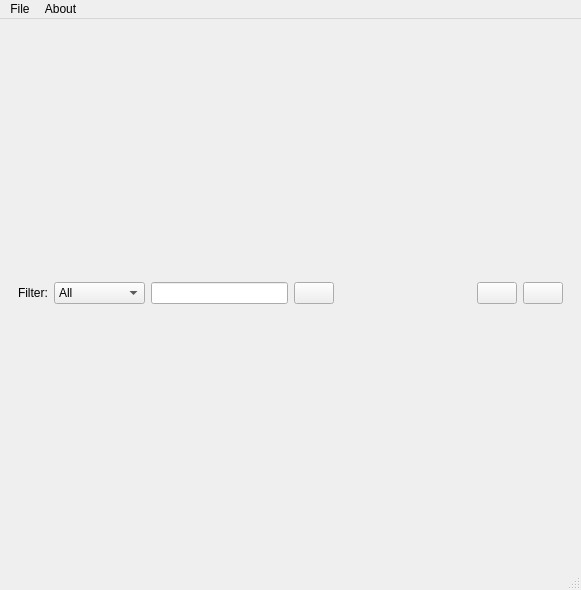
<?xml version="1.0" encoding="UTF-8"?>
<ui version="4.0">
 <class>MainWindow</class>
 <widget class="QMainWindow" name="MainWindow">
  <property name="geometry">
   <rect>
    <x>0</x>
    <y>0</y>
    <width>581</width>
    <height>590</height>
   </rect>
  </property>
  <property name="windowTitle">
   <string>MainWindow</string>
  </property>
  <widget class="QWidget" name="centralwidget">
   <layout class="QVBoxLayout" name="verticalLayout">
    <item>
     <widget class="QWidget" name="widget" native="true">
      <layout class="QGridLayout" name="gridLayout">
       <item row="0" column="6">
        <widget class="QPushButton" name="startStopButton">
         <property name="enabled">
          <bool>true</bool>
         </property>
         <!--<property name="text">
          <string>Start</string>
         </property>-->
        </widget>
       </item>
       <item row="0" column="2">
        <widget class="QLineEdit" name="searchLine"/>
       </item>
       <item row="0" column="0">
        <widget class="QLabel" name="filterLabel">
         <property name="text">
          <string>Filter:</string>
         </property>
        </widget>
       </item>
       <item row="0" column="4">
        <spacer name="horizontalSpacer">
         <property name="orientation">
          <enum>Qt::Horizontal</enum>
         </property>
         <property name="sizeType">
          <enum>QSizePolicy::Expanding</enum>
         </property>
         <property name="sizeHint" stdset="0">
          <size>
           <width>40</width>
           <height>20</height>
          </size>
         </property>
        </spacer>
       </item>
       <item row="0" column="1">
        <widget class="QComboBox" name="filterCombo">
         <item>
          <property name="text">
           <string>All</string>
          </property>
         </item>
         <item>
          <property name="text">
           <string>URL</string>
          </property>
         </item>
         <item>
          <property name="text">
           <string>Status</string>
          </property>
         </item>
         <item>
          <property name="text">
           <string>Checked</string>
          </property>
         </item>
         <item>
          <property name="text">
           <string>Unchecked</string>
          </property>
         </item>
        </widget>
       </item>
       <item row="0" column="3">
        <widget class="QPushButton" name="searchButton">
         <!--<property name="text">
          <string>Search</string>
         </property>-->
        </widget>
       </item>
       <item row="0" column="5">
        <widget class="QPushButton" name="deleteButton">
         <!--<property name="text">
          <string>Delete</string>
         </property>-->
        </widget>
       </item>
      </layout>
     </widget>
    </item>
   </layout>
  </widget>
  <widget class="QMenuBar" name="menubar">
   <property name="geometry">
    <rect>
     <x>0</x>
     <y>0</y>
     <width>581</width>
     <height>28</height>
    </rect>
   </property>
   <widget class="QMenu" name="menuFile">
    <property name="title">
     <string>File</string>
    </property>
    <addaction name="actionPreferences"/>
    <addaction name="action_Exit"/>
   </widget>
   <widget class="QMenu" name="menuAbout">
    <property name="title">
     <string>About</string>
    </property>
   </widget>
   <addaction name="menuFile"/>
   <addaction name="menuAbout"/>
  </widget>
  <widget class="QStatusBar" name="statusbar"/>
  <action name="actionPreferences">
   <property name="text">
    <string>Preferences</string>
   </property>
  </action>
  <action name="action_Exit">
   <property name="text">
    <string>Exit</string>
   </property>
  </action>
 </widget>
 <resources/>
 <connections/>
</ui>
